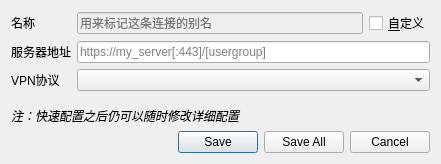
<?xml version="1.0" encoding="UTF-8"?>
<ui version="4.0">
 <class>NewProfileDialog</class>
 <widget class="QDialog" name="NewProfileDialog">
  <property name="geometry">
   <rect>
    <x>0</x>
    <y>0</y>
    <width>441</width>
    <height>164</height>
   </rect>
  </property>
  <property name="windowTitle">
   <string>新建配置</string>
  </property>
  <layout class="QVBoxLayout" name="verticalLayout">
   <item>
    <layout class="QFormLayout" name="formLayout">
     <property name="fieldGrowthPolicy">
      <enum>QFormLayout::ExpandingFieldsGrow</enum>
     </property>
     <item row="0" column="0">
      <widget class="QLabel" name="labelName">
       <property name="text">
        <string>名称</string>
       </property>
       <property name="buddy">
        <cstring>lineEditName</cstring>
       </property>
      </widget>
     </item>
     <item row="0" column="1">
      <layout class="QHBoxLayout" name="horizontalLayout">
       <item>
        <widget class="QLineEdit" name="lineEditName">
         <property name="enabled">
          <bool>false</bool>
         </property>
         <property name="toolTip">
          <string>用来标记这条连接的别名</string>
         </property>
         <property name="placeholderText">
          <string>用来标记这条连接的别名</string>
         </property>
        </widget>
       </item>
       <item>
        <widget class="QCheckBox" name="checkBoxCustomize">
         <property name="text">
          <string>&amp;自定义</string>
         </property>
        </widget>
       </item>
      </layout>
     </item>
     <item row="1" column="0">
      <widget class="QLabel" name="labelGateway">
       <property name="text">
        <string>服务器地址</string>
       </property>
       <property name="buddy">
        <cstring>lineEditGateway</cstring>
       </property>
      </widget>
     </item>
     <item row="1" column="1">
      <widget class="QLineEdit" name="lineEditGateway">
       <property name="toolTip">
        <string>Specify the hostname to connect to; a port may be specified after the host separated with a colon ':'</string>
       </property>
       <property name="placeholderText">
        <string>https://my_server[:443]/[usergroup]</string>
       </property>
       <property name="clearButtonEnabled">
        <bool>true</bool>
       </property>
      </widget>
     </item>
     <item row="2" column="0">
      <widget class="QLabel" name="protocolLabel">
       <property name="text">
        <string>VPN协议</string>
       </property>
       <property name="buddy">
        <cstring>protocolComboBox</cstring>
       </property>
      </widget>
     </item>
     <item row="2" column="1">
      <widget class="QComboBox" name="protocolComboBox">
       <property name="sizePolicy">
        <sizepolicy hsizetype="MinimumExpanding" vsizetype="Fixed">
         <horstretch>0</horstretch>
         <verstretch>0</verstretch>
        </sizepolicy>
       </property>
      </widget>
     </item>
    </layout>
   </item>
   <item>
    <spacer name="verticalSpacer">
     <property name="orientation">
      <enum>Qt::Vertical</enum>
     </property>
     <property name="sizeHint" stdset="0">
      <size>
       <width>20</width>
       <height>40</height>
      </size>
     </property>
    </spacer>
   </item>
   <item>
    <widget class="QLabel" name="labelNote">
     <property name="font">
      <font>
       <italic>true</italic>
      </font>
     </property>
     <property name="text">
      <string>注：快速配置之后仍可以随时修改详细配置</string>
     </property>
    </widget>
   </item>
   <item>
    <widget class="QDialogButtonBox" name="buttonBox">
     <property name="orientation">
      <enum>Qt::Horizontal</enum>
     </property>
     <property name="standardButtons">
      <set>QDialogButtonBox::Cancel|QDialogButtonBox::Save|QDialogButtonBox::SaveAll</set>
     </property>
    </widget>
   </item>
  </layout>
 </widget>
 <tabstops>
  <tabstop>lineEditGateway</tabstop>
  <tabstop>protocolComboBox</tabstop>
  <tabstop>checkBoxCustomize</tabstop>
  <tabstop>lineEditName</tabstop>
 </tabstops>
 <resources/>
 <connections>
  <connection>
   <sender>buttonBox</sender>
   <signal>accepted()</signal>
   <receiver>NewProfileDialog</receiver>
   <slot>accept()</slot>
   <hints>
    <hint type="sourcelabel">
     <x>257</x>
     <y>152</y>
    </hint>
    <hint type="destinationlabel">
     <x>157</x>
     <y>144</y>
    </hint>
   </hints>
  </connection>
  <connection>
   <sender>buttonBox</sender>
   <signal>rejected()</signal>
   <receiver>NewProfileDialog</receiver>
   <slot>reject()</slot>
   <hints>
    <hint type="sourcelabel">
     <x>325</x>
     <y>152</y>
    </hint>
    <hint type="destinationlabel">
     <x>286</x>
     <y>144</y>
    </hint>
   </hints>
  </connection>
  <connection>
   <sender>checkBoxCustomize</sender>
   <signal>toggled(bool)</signal>
   <receiver>lineEditName</receiver>
   <slot>setEnabled(bool)</slot>
   <hints>
    <hint type="sourcelabel">
     <x>429</x>
     <y>12</y>
    </hint>
    <hint type="destinationlabel">
     <x>296</x>
     <y>18</y>
    </hint>
   </hints>
  </connection>
 </connections>
 <slots>
  <slot>textChanged(QString)</slot>
 </slots>
</ui>
